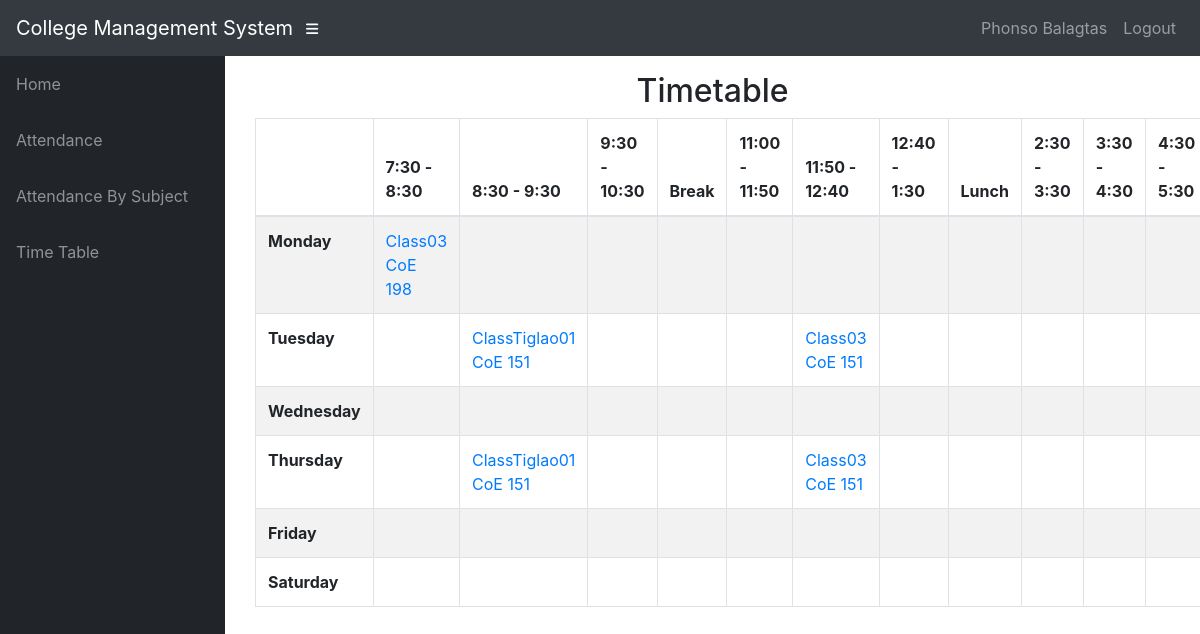
Page /teacher/TeacherOcampo01/t_timetable/ (signed in) on the committed database.
### info/models.py (models this page shows, shortened)
class User(AbstractUser):
    @property
    def is_student(self):
        if hasattr(self, 'student'):
            return True
        return False

class Student(models.Model):
    user = models.OneToOneField(User, on_delete=models.CASCADE, null=True)
    class_id = models.ForeignKey(Class, on_delete=models.CASCADE, default=1)
    USN = models.CharField(primary_key='True', max_length=9, validators=[MinLengthValidator(9), MaxLengthValidator(9)])
    name = models.CharField(max_length=200)
    DOB = models.DateField(default='1998-01-01')

class AssignTime(models.Model):
    assign = models.ForeignKey(Assign, on_delete=models.CASCADE)
    period = models.CharField(max_length=50, choices=time_slots, default='11:00 - 11:50')
    day = models.CharField(max_length=15, choices=DAYS_OF_WEEK)

class Assign(models.Model):
    class_id = models.ForeignKey(Class, on_delete=models.CASCADE)
    course = models.ForeignKey(Course, on_delete=models.CASCADE)
    teacher = models.ForeignKey(Teacher, on_delete=models.CASCADE)
    class Meta:
        unique_together = (('course', 'class_id', 'teacher'),)

class Course(models.Model):
    dept = models.ForeignKey(Dept, on_delete=models.CASCADE)
    id = models.CharField(primary_key='True', max_length=50)
    name = models.CharField(max_length=50)
    shortname = models.CharField(max_length=50, default='X')

### info/views.py (the view)
# urls.py: path('teacher/<slug:teacher_id>/t_timetable/', views.t_timetable, name='t_timetable'),
@login_required()
def t_timetable(request, teacher_id):
    asst = AssignTime.objects.filter(assign__teacher_id=teacher_id)
    class_matrix = [[True for i in range(12)] for j in range(6)]
    for i, d in enumerate(DAYS_OF_WEEK):
        t = 0
        for j in range(12):
            if j == 0:
                class_matrix[i][0] = d[0]
                continue
            if j == 4 or j == 8:
                continue
            try:
                a = asst.get(period=time_slots[t][0], day=d[0])
                class_matrix[i][j] = a
            except AssignTime.DoesNotExist:
                pass
            t += 1
    context = {
        'class_matrix': class_matrix,
    }
    return render(request, 'info/t_timetable.html', context)

### info/templates/info/t_timetable.html
{% extends 'info/base.html' %}
    {% block content %}
    <div class="container">
        <div class="container">
            <div class="row">
                <div class="col-md-12">
                    <h2 class="text-center">
                        Timetable
                    </h2>
                </div>
                <div id="no-more-tables">
                     <div class="table-responsive">
                        <table class="col-sm-12 table table-bordered table-striped table- cf " id="dataTable" width="100%" cellspacing="0">
                            <thead class="cf">
                                <tr>
                                    <th>      </th>
                                    <th>7:30 - 8:30</th>
                                    <th>8:30 - 9:30</th>
                                    <th>9:30 - 10:30</th>
                                    <th>Break</th>
                                    <th>11:00 - 11:50</th>
                                    <th>11:50 - 12:40</th>
                                    <th>12:40 - 1:30</th>
                                    <th>Lunch</th>
                                    <th>2:30 - 3:30</th>
                                    <th>3:30 - 4:30</th>
                                    <th>4:30 - 5:30</th>
                                </tr>
                            </thead>
                            <tbody>
                                {% for i in class_matrix %}
                                <tr>
                                    {% for j in i %}
                                        {% if forloop.counter == 1 %}
                                            <td><b>{{ j }}</b></td>
                                        {% elif j == True %}
                                            <td></td>
                                        {% else %}
                                            <td><a href="{% url 'free_teachers' j.id %}"
                                                    onclick="window.open('{% url 'free_teachers' j.id %}',
                                                                         'newwindow',
                                                                         'width=600,height=400');
                                                              return false;">{{ j.assign.class_id_id }} {{ j.assign.course.shortname }}</a>
                                            </td>
                                        {% endif %}
                                    {% endfor %}
                                </tr>
                                {% endfor %}
                            </tbody>
                        </table>
                     </div>
                </div>
            </div>
        </div>
    </div>
    {% endblock %}

### info/templates/info/base.html (shortened to what this page needs)
<!DOCTYPE html>
<html lang="en">
  <head>
      {% load static %}
    <link href="{% static '/info/bootstrap/vendor/bootstrap/css/bootstrap.min.css' %}" rel="stylesheet">
    <link href="{% static '/info/bootstrap/vendor/fontawesome-free/css/all.min.css' %}" rel="stylesheet" type="text/css">
    <link href="{% static '/info/bootstrap/vendor/datatables/dataTables.bootstrap4.css' %}" rel="stylesheet">
    <link href="{% static '/info/bootstrap/css/sb-admin.css' %}" rel="stylesheet">
  </head>
  <body id="page-top">
    <nav class="navbar navbar-expand navbar-dark bg-dark static-top">
      <a class="navbar-brand mr-1" href="{% url 'index' %}">College Management System</a>
      <button class="btn btn-link btn-sm text-white order-1 order-sm-0" id="sidebarToggle" href="#">
        <i class="fas fa-bars"></i>
      </button>
        <div class="collapse navbar-collapse" id="navbarResponsive">
          <ul class="navbar-nav ml-auto">
            <li class="nav-item">
                {% if request.user.is_student %}
                    <a class="nav-link text-capitalize">{{ request.user.student.name }}</a>
                {% elif request.user.is_teacher %}
                    <a class="nav-link text-capitalize">{{ request.user.teacher.name }}</a>
                {% endif %}
            </li>
            <li class="nav-item">
                <a class="nav-link" href="#" data-toggle="modal" data-target="#logoutModal">Logout</a>
            </li>
          </ul>
        </div>
    </nav>
    <div id="wrapper">
      <ul class="sidebar navbar-nav">
            <li class="nav-item">
              <a class="nav-link" href="{% url 'index' %}">
                <span>Home</span>
              </a>
            </li>
        {% if request.user.is_student %}
            <li class="nav-item">
              <a class="nav-link" href="{% url 'attendance' request.user.student.USN %}">
                <span>Attendance</span>
              </a>
            </li>
            <li class="nav-item">
              <a class="nav-link" href="{% url 'attendance' request.user.student.USN %}">
                <span>Attendance By Subject</span>
              </a>
            </li>
              <li class="nav-item">
              <a class="nav-link" href="{% url 'timetable' request.user.student.class_id_id %}">
                <span>Time Table</span>
              </a>
            </li>
        {% endif %}
      </ul>
      <div id="content-wrapper">
        <div class="container-fluid">
            {% block content %}
            {% endblock %}
        </div>
      </div>
    </div>
  </body>
</html>

### rows in the picture
User: user.student.name "Phonso Balagtas"
AssignTime: i "Monday", assign.class_id_id "Class03", assign.course.shortname "CoE 198"
AssignTime: i "Tuesday", assign.class_id_id "ClassTiglao01", assign.course.shortname "CoE 151"
AssignTime: assign.class_id_id "Class03", assign.course.shortname "CoE 151"
AssignTime: i "Thursday", assign.class_id_id "ClassTiglao01", assign.course.shortname "CoE 151"
AssignTime: assign.class_id_id "Class03", assign.course.shortname "CoE 151"

### other values in the picture
{{ j }} "Wednesday" "Friday" "Saturday"
